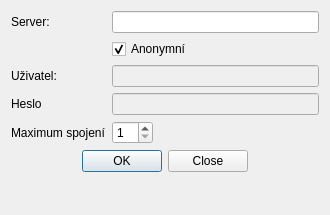
<?xml version="1.0" encoding="UTF-8"?>
<ui version="4.0">
 <class>Connection</class>
 <widget class="QDialog" name="Connection">
  <property name="geometry">
   <rect>
    <x>0</x>
    <y>0</y>
    <width>330</width>
    <height>215</height>
   </rect>
  </property>
  <property name="windowTitle">
   <string>Connection</string>
  </property>
  <layout class="QFormLayout" name="formLayout">
   <property name="fieldGrowthPolicy">
    <enum>QFormLayout::ExpandingFieldsGrow</enum>
   </property>
   <item row="0" column="0">
    <widget class="QLabel" name="label">
     <property name="text">
      <string>Server:</string>
     </property>
    </widget>
   </item>
   <item row="0" column="1">
    <widget class="QLineEdit" name="serverAddress"/>
   </item>
   <item row="1" column="1">
    <widget class="QCheckBox" name="anonymousConnection">
     <property name="text">
      <string>Anonymní</string>
     </property>
     <property name="checked">
      <bool>true</bool>
     </property>
    </widget>
   </item>
   <item row="2" column="0">
    <widget class="QLabel" name="label_2">
     <property name="text">
      <string>Uživatel:</string>
     </property>
    </widget>
   </item>
   <item row="2" column="1">
    <widget class="QLineEdit" name="user">
     <property name="enabled">
      <bool>false</bool>
     </property>
    </widget>
   </item>
   <item row="3" column="0">
    <widget class="QLabel" name="label_3">
     <property name="text">
      <string>Heslo</string>
     </property>
    </widget>
   </item>
   <item row="3" column="1">
    <widget class="QLineEdit" name="password">
     <property name="enabled">
      <bool>false</bool>
     </property>
     <property name="echoMode">
      <enum>QLineEdit::Password</enum>
     </property>
    </widget>
   </item>
   <item row="7" column="0">
    <widget class="QLabel" name="label_4">
     <property name="text">
      <string>Maximum spojení</string>
     </property>
    </widget>
   </item>
   <item row="7" column="1">
    <widget class="QSpinBox" name="spinBox">
     <property name="minimum">
      <number>1</number>
     </property>
    </widget>
   </item>
   <item row="9" column="0" colspan="2">
    <widget class="QDialogButtonBox" name="buttonBox">
     <property name="standardButtons">
      <set>QDialogButtonBox::Close|QDialogButtonBox::Ok</set>
     </property>
     <property name="centerButtons">
      <bool>true</bool>
     </property>
    </widget>
   </item>
   <item row="10" column="0" colspan="2">
    <widget class="QLabel" name="statusLabel">
     <property name="text">
      <string/>
     </property>
    </widget>
   </item>
  </layout>
 </widget>
 <layoutdefault spacing="6" margin="11"/>
 <resources/>
 <connections/>
</ui>
